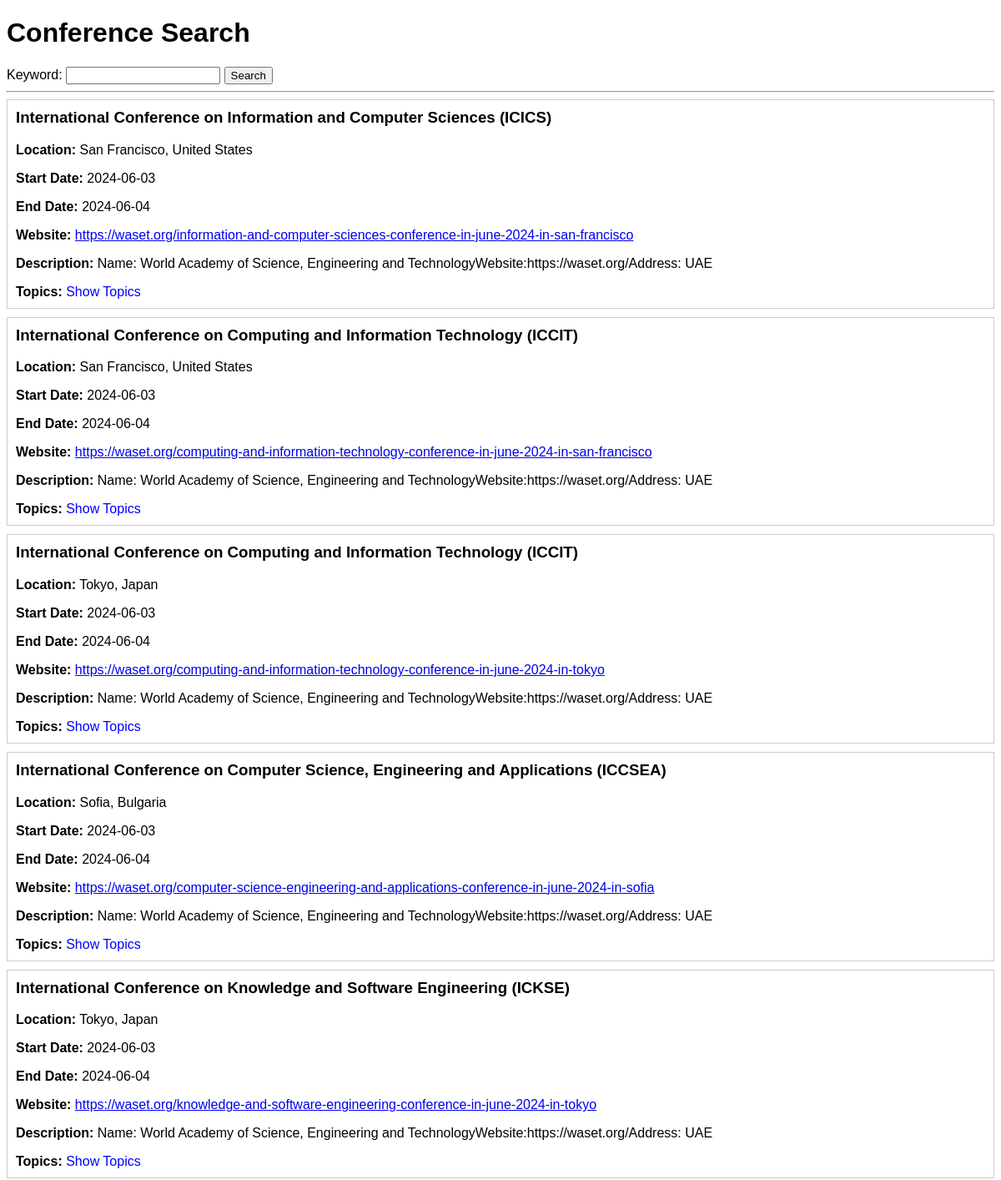
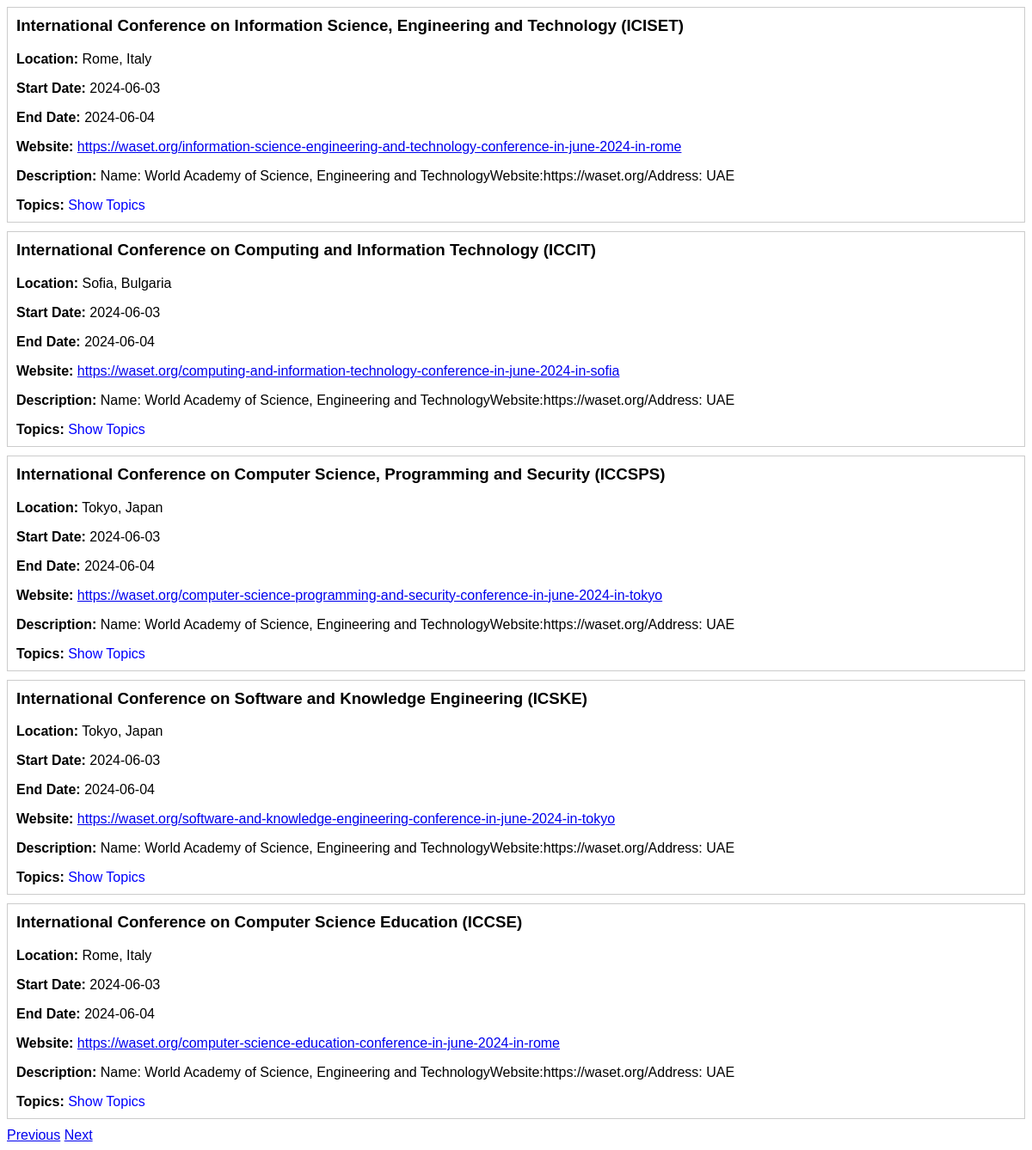
/?page=2&keyword=, run on the app's committed database (2 pictures, top to bottom).
### app.py (models this page shows)
class Conference(db.Model):
    id = db.Column(db.Integer, primary_key=True)
    name = db.Column(db.String(100), nullable=False)
    location = db.Column(db.String(100), nullable=False)
    start_date = db.Column(db.Date, nullable=False)
    end_date = db.Column(db.Date, nullable=False)
    website = db.Column(db.String(100), nullable=False)
    description = db.Column(db.Text, nullable=True)
    topics = db.relationship('Topic', secondary=ConferenceTopic.__tablename__, backref='Conference')

### app.py (the view)
@app.route('/', methods=['GET'])
def index():
    keyword = request.args.get('keyword', '')
    page = request.args.get('page', 1, type=int)
    per_page = 10
    query = Conference.query.join(ConferenceTopic).join(Topic)
    if keyword:
        query = query.filter(db.or_(
            Conference.name.ilike(f'%{keyword}%'),
            Conference.description.ilike(f'%{keyword}%'),
            Topic.name.ilike(f'%{keyword}%')
        ))
    filtered_conferences = query.distinct().paginate(page=page, per_page=per_page)
    return render_template('index.html', conferences=filtered_conferences)

### templates/index.html (shortened to what this page needs)
<!DOCTYPE html>
<html lang="en">
<head>
</head>
<body>
    <h1>Conference Search</h1>
    <form action="/" method="GET">
        <label for="keyword">Keyword:</label>
        <input type="text" id="keyword" name="keyword" value="{{ request.args.get('keyword', '') }}">
        <button type="submit">Search</button>
    </form>
    <hr>
    {% for conference in conferences.items %}
        <div class="conference">
            <h3>{{ conference.name }}</h3>
            <p><strong>Location:</strong> {{ conference.location }}</p>
            <p><strong>Start Date:</strong> {{ conference.start_date }}</p>
            <p><strong>End Date:</strong> {{ conference.end_date }}</p>
            <p><strong>Website:</strong> <a href="{{ conference.website }}" target="_blank">{{ conference.website }}</a></p>
            {% if conference.description %}
                <p><strong>Description:</strong> {{ conference.description }}</p>
            {% endif %}
            <div class="topics">
                <strong>Topics:</strong>
                <span class="show-topics" onclick="toggleTopics(this)">Show Topics</span>
            </div>
        </div>
    {% endfor %}
    <div class="pagination">
        {% if conferences.has_prev %}
            <a href="?page={{ conferences.prev_num }}&keyword={{ request.args.get('keyword', '') }}">Previous</a>
        {% endif %}
        {% if conferences.has_next %}
            <a href="?page={{ conferences.next_num }}&keyword={{ request.args.get('keyword', '') }}">Next</a>
        {% endif %}
    </div>
</body>
</html>

### templates/index.html (style rules this page uses)
body { font-family: Arial, sans-serif; }
.conference { border: 1px solid #ccc; margin-bottom: 10px; padding: 10px; }
.conference h3 { margin-top: 0; }
.topics { margin-top: 5px; }
.show-topics { cursor: pointer; color: blue; }

### data on the page
Conference: name "International Conference on Information and Computer Sciences (ICICS)", location "San Francisco, United States", start_date "2024-06-03", end_date "2024-06-04", website "https://waset.org/information-and-computer-sciences-conference-in-june-2024-in-san-francisco", description "Name: World Academy of Science, Engineering and TechnologyWebsite:https://waset.org/Address: UAE"
Conference: name "International Conference on Computing and Information Technology (ICCIT)", location "San Francisco, United States", start_date "2024-06-03", end_date "2024-06-04", website "https://waset.org/computing-and-information-technology-conference-in-june-2024-in-san-francisco", description "Name: World Academy of Science, Engineering and TechnologyWebsite:https://waset.org/Address: UAE"
Conference: name "International Conference on Computing and Information Technology (ICCIT)", location "Tokyo, Japan", start_date "2024-06-03", end_date "2024-06-04", website "https://waset.org/computing-and-information-technology-conference-in-june-2024-in-tokyo", description "Name: World Academy of Science, Engineering and TechnologyWebsite:https://waset.org/Address: UAE"
Conference: name "International Conference on Computer Science, Engineering and Applications (ICCSEA)", location "Sofia, Bulgaria", start_date "2024-06-03", end_date "2024-06-04", website "https://waset.org/computer-science-engineering-and-applications-conference-in-june-2024-in-sofia", description "Name: World Academy of Science, Engineering and TechnologyWebsite:https://waset.org/Address: UAE"
Conference: name "International Conference on Knowledge and Software Engineering (ICKSE)", location "Tokyo, Japan", start_date "2024-06-03", end_date "2024-06-04", website "https://waset.org/knowledge-and-software-engineering-conference-in-june-2024-in-tokyo", description "Name: World Academy of Science, Engineering and TechnologyWebsite:https://waset.org/Address: UAE"
Conference: name "International Conference on Information Science, Engineering and Technology (ICISET)", location "Rome, Italy", start_date "2024-06-03", end_date "2024-06-04", website "https://waset.org/information-science-engineering-and-technology-conference-in-june-2024-in-rome", description "Name: World Academy of Science, Engineering and TechnologyWebsite:https://waset.org/Address: UAE"
Conference: name "International Conference on Computing and Information Technology (ICCIT)", location "Sofia, Bulgaria", start_date "2024-06-03", end_date "2024-06-04", website "https://waset.org/computing-and-information-technology-conference-in-june-2024-in-sofia", description "Name: World Academy of Science, Engineering and TechnologyWebsite:https://waset.org/Address: UAE"
Conference: name "International Conference on Computer Science, Programming and Security (ICCSPS)", location "Tokyo, Japan", start_date "2024-06-03", end_date "2024-06-04", website "https://waset.org/computer-science-programming-and-security-conference-in-june-2024-in-tokyo", description "Name: World Academy of Science, Engineering and TechnologyWebsite:https://waset.org/Address: UAE"
Conference: name "International Conference on Software and Knowledge Engineering (ICSKE)", location "Tokyo, Japan", start_date "2024-06-03", end_date "2024-06-04", website "https://waset.org/software-and-knowledge-engineering-conference-in-june-2024-in-tokyo", description "Name: World Academy of Science, Engineering and TechnologyWebsite:https://waset.org/Address: UAE"
Conference: name "International Conference on Computer Science Education (ICCSE)", location "Rome, Italy", start_date "2024-06-03", end_date "2024-06-04", website "https://waset.org/computer-science-education-conference-in-june-2024-in-rome", description "Name: World Academy of Science, Engineering and TechnologyWebsite:https://waset.org/Address: UAE"
